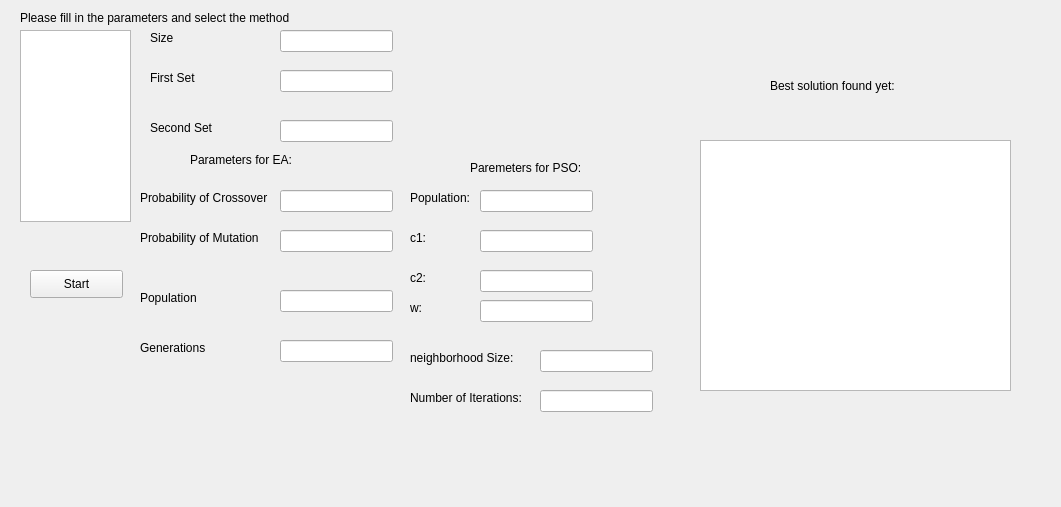
<?xml version="1.0" encoding="UTF-8"?>
<ui version="4.0">
 <class>Form</class>
 <widget class="QWidget" name="Form">
  <property name="geometry">
   <rect>
    <x>0</x>
    <y>0</y>
    <width>1061</width>
    <height>507</height>
   </rect>
  </property>
  <property name="windowTitle">
   <string>Form</string>
  </property>
  <widget class="QListView" name="eulerSquareMethodsList">
   <property name="geometry">
    <rect>
     <x>20</x>
     <y>30</y>
     <width>111</width>
     <height>192</height>
    </rect>
   </property>
  </widget>
  <widget class="QLabel" name="sizeLabel">
   <property name="geometry">
    <rect>
     <x>150</x>
     <y>30</y>
     <width>55</width>
     <height>16</height>
    </rect>
   </property>
   <property name="text">
    <string>Size</string>
   </property>
  </widget>
  <widget class="QLabel" name="firstSetLabel">
   <property name="geometry">
    <rect>
     <x>150</x>
     <y>70</y>
     <width>55</width>
     <height>16</height>
    </rect>
   </property>
   <property name="text">
    <string>First Set</string>
   </property>
  </widget>
  <widget class="QLabel" name="secondSetLabel">
   <property name="geometry">
    <rect>
     <x>150</x>
     <y>120</y>
     <width>71</width>
     <height>16</height>
    </rect>
   </property>
   <property name="text">
    <string>Second Set</string>
   </property>
  </widget>
  <widget class="QLabel" name="titleLabel">
   <property name="geometry">
    <rect>
     <x>20</x>
     <y>10</y>
     <width>301</width>
     <height>16</height>
    </rect>
   </property>
   <property name="text">
    <string>Please fill in the parameters and select the method</string>
   </property>
  </widget>
  <widget class="QLineEdit" name="sizeEdit">
   <property name="geometry">
    <rect>
     <x>280</x>
     <y>30</y>
     <width>113</width>
     <height>22</height>
    </rect>
   </property>
  </widget>
  <widget class="QLineEdit" name="firstSetEdit">
   <property name="geometry">
    <rect>
     <x>280</x>
     <y>70</y>
     <width>113</width>
     <height>22</height>
    </rect>
   </property>
  </widget>
  <widget class="QLineEdit" name="secondSetEdit">
   <property name="geometry">
    <rect>
     <x>280</x>
     <y>120</y>
     <width>113</width>
     <height>22</height>
    </rect>
   </property>
  </widget>
  <widget class="QPushButton" name="startButton">
   <property name="geometry">
    <rect>
     <x>30</x>
     <y>270</y>
     <width>93</width>
     <height>28</height>
    </rect>
   </property>
   <property name="text">
    <string>Start</string>
   </property>
  </widget>
  <widget class="QLineEdit" name="crossoverEdit">
   <property name="geometry">
    <rect>
     <x>280</x>
     <y>190</y>
     <width>113</width>
     <height>22</height>
    </rect>
   </property>
  </widget>
  <widget class="QLabel" name="probabilityOfCrossover">
   <property name="geometry">
    <rect>
     <x>140</x>
     <y>190</y>
     <width>141</width>
     <height>16</height>
    </rect>
   </property>
   <property name="text">
    <string>Probability of Crossover</string>
   </property>
  </widget>
  <widget class="QLineEdit" name="probabilityOfMutationEdit">
   <property name="geometry">
    <rect>
     <x>280</x>
     <y>230</y>
     <width>113</width>
     <height>22</height>
    </rect>
   </property>
  </widget>
  <widget class="QLineEdit" name="populationEdit">
   <property name="geometry">
    <rect>
     <x>280</x>
     <y>290</y>
     <width>113</width>
     <height>22</height>
    </rect>
   </property>
  </widget>
  <widget class="QLabel" name="populationSizeButton">
   <property name="geometry">
    <rect>
     <x>140</x>
     <y>290</y>
     <width>121</width>
     <height>16</height>
    </rect>
   </property>
   <property name="text">
    <string>Population</string>
   </property>
  </widget>
  <widget class="QLabel" name="ProbabilityMutationButton">
   <property name="geometry">
    <rect>
     <x>140</x>
     <y>230</y>
     <width>131</width>
     <height>16</height>
    </rect>
   </property>
   <property name="text">
    <string>Probability of Mutation</string>
   </property>
  </widget>
  <widget class="QLineEdit" name="generationEdit">
   <property name="geometry">
    <rect>
     <x>280</x>
     <y>340</y>
     <width>113</width>
     <height>22</height>
    </rect>
   </property>
  </widget>
  <widget class="QLabel" name="generationsLabel">
   <property name="geometry">
    <rect>
     <x>140</x>
     <y>340</y>
     <width>131</width>
     <height>16</height>
    </rect>
   </property>
   <property name="text">
    <string>Generations</string>
   </property>
  </widget>
  <widget class="QLabel" name="optionalLabel">
   <property name="geometry">
    <rect>
     <x>190</x>
     <y>150</y>
     <width>141</width>
     <height>20</height>
    </rect>
   </property>
   <property name="text">
    <string>Parameters for EA:</string>
   </property>
  </widget>
  <widget class="QListView" name="bestSolutionView">
   <property name="geometry">
    <rect>
     <x>700</x>
     <y>140</y>
     <width>311</width>
     <height>251</height>
    </rect>
   </property>
  </widget>
  <widget class="QLabel" name="bestSolutionLabel">
   <property name="geometry">
    <rect>
     <x>770</x>
     <y>70</y>
     <width>161</width>
     <height>31</height>
    </rect>
   </property>
   <property name="text">
    <string>Best solution found yet:</string>
   </property>
  </widget>
  <widget class="QLabel" name="psoParametersLabel">
   <property name="geometry">
    <rect>
     <x>470</x>
     <y>160</y>
     <width>131</width>
     <height>16</height>
    </rect>
   </property>
   <property name="text">
    <string>Paremeters for PSO:</string>
   </property>
  </widget>
  <widget class="QLabel" name="populationPSOLabel">
   <property name="geometry">
    <rect>
     <x>410</x>
     <y>190</y>
     <width>71</width>
     <height>16</height>
    </rect>
   </property>
   <property name="text">
    <string>Population:</string>
   </property>
  </widget>
  <widget class="QLabel" name="c1Label">
   <property name="geometry">
    <rect>
     <x>410</x>
     <y>230</y>
     <width>55</width>
     <height>16</height>
    </rect>
   </property>
   <property name="text">
    <string>c1:</string>
   </property>
  </widget>
  <widget class="QLabel" name="c2Label">
   <property name="geometry">
    <rect>
     <x>410</x>
     <y>270</y>
     <width>55</width>
     <height>16</height>
    </rect>
   </property>
   <property name="text">
    <string>c2:</string>
   </property>
  </widget>
  <widget class="QLabel" name="wLabel">
   <property name="geometry">
    <rect>
     <x>410</x>
     <y>300</y>
     <width>55</width>
     <height>16</height>
    </rect>
   </property>
   <property name="text">
    <string>w:</string>
   </property>
  </widget>
  <widget class="QLabel" name="neighborhoodLabel">
   <property name="geometry">
    <rect>
     <x>410</x>
     <y>350</y>
     <width>111</width>
     <height>16</height>
    </rect>
   </property>
   <property name="text">
    <string>neighborhood Size:</string>
   </property>
  </widget>
  <widget class="QLabel" name="iterationLabel">
   <property name="geometry">
    <rect>
     <x>410</x>
     <y>390</y>
     <width>121</width>
     <height>16</height>
    </rect>
   </property>
   <property name="text">
    <string>Number of Iterations:</string>
   </property>
  </widget>
  <widget class="QLineEdit" name="populationPSOEdit">
   <property name="geometry">
    <rect>
     <x>480</x>
     <y>190</y>
     <width>113</width>
     <height>22</height>
    </rect>
   </property>
  </widget>
  <widget class="QLineEdit" name="c1PSOEdit">
   <property name="geometry">
    <rect>
     <x>480</x>
     <y>230</y>
     <width>113</width>
     <height>22</height>
    </rect>
   </property>
  </widget>
  <widget class="QLineEdit" name="c2PSOEdit">
   <property name="geometry">
    <rect>
     <x>480</x>
     <y>270</y>
     <width>113</width>
     <height>22</height>
    </rect>
   </property>
  </widget>
  <widget class="QLineEdit" name="wPSOEdit">
   <property name="geometry">
    <rect>
     <x>480</x>
     <y>300</y>
     <width>113</width>
     <height>22</height>
    </rect>
   </property>
  </widget>
  <widget class="QLineEdit" name="neighborhoodPSOEdit">
   <property name="geometry">
    <rect>
     <x>540</x>
     <y>350</y>
     <width>113</width>
     <height>22</height>
    </rect>
   </property>
  </widget>
  <widget class="QLineEdit" name="IterationsPSOEdit">
   <property name="geometry">
    <rect>
     <x>540</x>
     <y>390</y>
     <width>113</width>
     <height>22</height>
    </rect>
   </property>
  </widget>
 </widget>
 <resources/>
 <connections/>
</ui>
